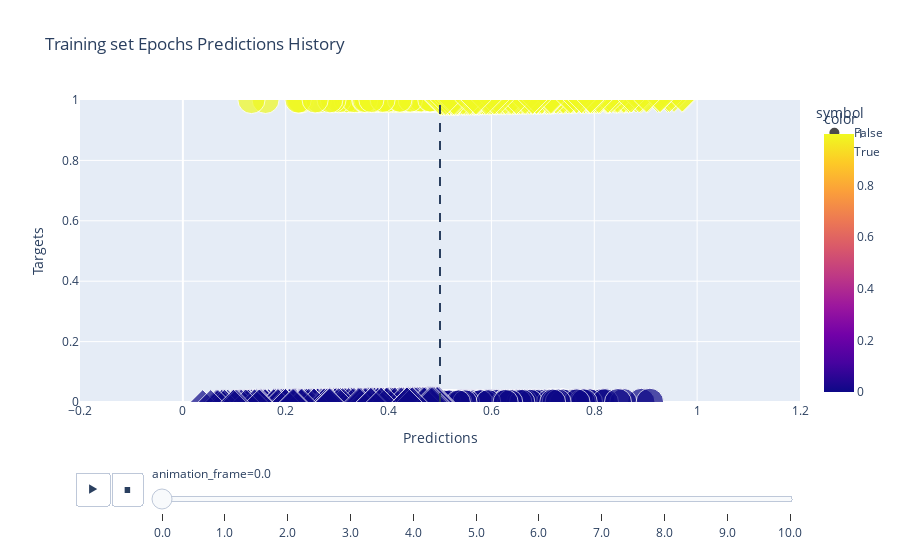
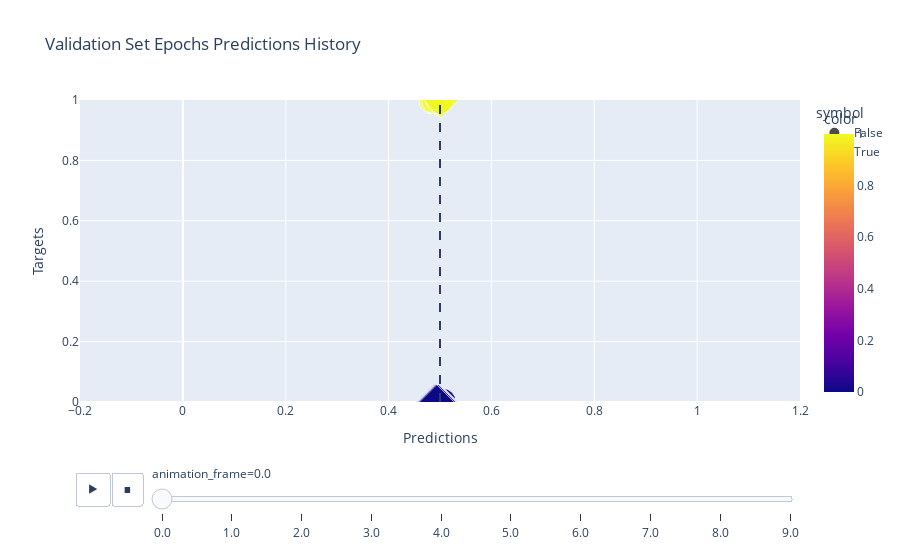

Notebook cell for these charts, in order:
### Code cell
# Training the classification head
mlp_evaluator = train_mlp(model, mlp_evaluator, train_loader, validation_loader, config)

### Figure 1 — Plotly figure (JSON) as saved in the notebook; plotly's stock layout.template omitted (floating-point values rounded to 4 significant figures; data arrays with more than 128 entries replaced by an {"elided": "..."} marker saying what was removed)
{"data": [{"hovertemplate": "symbol=False<br>animation_frame=0.0<br>Predictions=%{x}<br>Targets=%{y}<br>size=%{marker.size}<br>color=%{marker.color}<extra></extra>", "legendgroup": "False", "marker": {"color": {"elided": "295 int values"}, "coloraxis": "coloraxis", "size": {"elided": "295 float values"}, "sizemode": "area", "sizeref": 0.002187, "symbol": "circle"}, "mode": "markers", "name": "False", "orientation": "v", "showlegend": true, "type": "scatter", "x": {"elided": "295 float values"}, "xaxis": "x", "y": {"elided": "295 int values"}, "yaxis": "y"}, {"hovertemplate": "symbol=True<br>animation_frame=0.0<br>Predictions=%{x}<br>Targets=%{y}<br>size=%{marker.size}<br>color=%{marker.color}<extra></extra>", "legendgroup": "True", "marker": {"color": {"elided": "665 int values"}, "coloraxis": "coloraxis", "size": {"elided": "665 float values"}, "sizemode": "area", "sizeref": 0.002187, "symbol": "diamond"}, "mode": "markers", "name": "True", "orientation": "v", "showlegend": true, "type": "scatter", "x": {"elided": "665 float values"}, "xaxis": "x", "y": {"elided": "665 int values"}, "yaxis": "y"}], "layout": {"coloraxis": {"colorbar": {"title": {"text": "color"}}, "colorscale": [[0, "#0d0887"], [0.1111, "#46039f"], [0.2222, "#7201a8"], [0.3333, "#9c179e"], [0.4444, "#bd3786"], [0.5556, "#d8576b"], [0.6667, "#ed7953"], [0.7778, "#fb9f3a"], [0.8889, "#fdca26"], [1, "#f0f921"]]}, "legend": {"itemsizing": "constant", "title": {"text": "symbol"}, "tracegroupgap": 0}, "shapes": [{"line": {"dash": "dash"}, "type": "line", "x0": 0.5, "x1": 0.5, "xref": "x", "y0": 0, "y1": 1, "yref": "y domain"}], "sliders": [{"active": 0, "currentvalue": {"prefix": "animation_frame="}, "len": 0.9, "pad": {"b": 10, "t": 60}, "steps": [{"args": [["0.0"], {"frame": {"duration": 0, "redraw": false}, "fromcurrent": true, "mode": "immediate", "transition": {"duration": 0, "easing": "linear"}}], "label": "0.0", "method": "animate"}, {"args": [["1.0"], {"frame": {"duration": 0, "redraw": false}, "fromcurrent": true, "mode": "immediate", "transition": {"duration": 0, "easing": "linear"}}], "label": "1.0", "method": "animate"}, {"args": [["2.0"], {"frame": {"duration": 0, "redraw": false}, "fromcurrent": true, "mode": "immediate", "transition": {"duration": 0, "easing": "linear"}}], "label": "2.0", "method": "animate"}, {"args": [["3.0"], {"frame": {"duration": 0, "redraw": false}, "fromcurrent": true, "mode": "immediate", "transition": {"duration": 0, "easing": "linear"}}], "label": "3.0", "method": "animate"}, {"args": [["4.0"], {"frame": {"duration": 0, "redraw": false}, "fromcurrent": true, "mode": "immediate", "transition": {"duration": 0, "easing": "linear"}}], "label": "4.0", "method": "animate"}, {"args": [["5.0"], {"frame": {"duration": 0, "redraw": false}, "fromcurrent": true, "mode": "immediate", "transition": {"duration": 0, "easing": "linear"}}], "label": "5.0", "method": "animate"}, {"args": [["6.0"], {"frame": {"duration": 0, "redraw": false}, "fromcurrent": true, "mode": "immediate", "transition": {"duration": 0, "easing": "linear"}}], "label": "6.0", "method": "animate"}, {"args": [["7.0"], {"frame": {"duration": 0, "redraw": false}, "fromcurrent": true, "mode": "immediate", "transition": {"duration": 0, "easing": "linear"}}], "label": "7.0", "method": "animate"}, {"args": [["8.0"], {"frame": {"duration": 0, "redraw": false}, "fromcurrent": true, "mode": "immediate", "transition": {"duration": 0, "easing": "linear"}}], "label": "8.0", "method": "animate"}, {"args": [["9.0"], {"frame": {"duration": 0, "redraw": false}, "fromcurrent": true, "mode": "immediate", "transition": {"duration": 0, "easing": "linear"}}], "label": "9.0", "method": "animate"}, {"args": [["10.0"], {"frame": {"duration": 0, "redraw": false}, "fromcurrent": true, "mode": "immediate", "transition": {"duration": 0, "easing": "linear"}}], "label": "10.0", "method": "animate"}], "x": 0.1, "xanchor": "left", "y": 0, "yanchor": "top"}], "title": {"text": "Training set Epochs Predictions History"}, "updatemenus": [{"buttons": [{"args": [null, {"frame": {"duration": 500, "redraw": false}, "fromcurrent": true, "mode": "immediate", "transition": {"duration": 500, "easing": "linear"}}], "label": "&#9654;", "method": "animate"}, {"args": [[null], {"frame": {"duration": 0, "redraw": false}, "fromcurrent": true, "mode": "immediate", "transition": {"duration": 0, "easing": "linear"}}], "label": "&#9724;", "method": "animate"}], "direction": "left", "pad": {"r": 10, "t": 70}, "showactive": false, "type": "buttons", "x": 0.1, "xanchor": "right", "y": 0, "yanchor": "top"}], "xaxis": {"anchor": "y", "domain": [0, 1], "range": [-0.2, 1.2], "title": {"text": "Predictions"}}, "yaxis": {"anchor": "x", "domain": [0, 1], "range": [0, 1], "title": {"text": "Targets"}}}}

### Figure 2 — Plotly figure (JSON) as saved in the notebook; plotly's stock layout.template omitted (floating-point values rounded to 4 significant figures)
{"data": [{"customdata": [["I should have ordered a milder dish", "Coughing happens, I ordered the food I wanted and it tasts really nice"], ["My husband doesn't want to spend time with me.", "I can express feeling left out to my husband, and that I would like us to have time to connect later this week. I can have a conversation with him instead of making assumptions about what he's thinking."], ["I'm mad at myself for being careless", "I made a mistake, and mistakes happen to everyone. That doesn't mean I am being careless."], ["I feel horrible about it, I must be a bad parent", "I'm feeling horrible for saying no, but that doesn't necessarily mean I'm a bad parent. I may need to be harsh at times, but there are also times when I'm gentle and kind"], ["I feel like I will never be loved in a romantic way because I am not very pretty", "I feel a lot of shame and anxiety about having an addiction, but that doesn't mean I'm going to go crazy. I know I can get the help I need."], ["I feel like I need to die to be happy.", "There are some things I don't like about myself, but there are also some things I do like about myself. I can focus on those when I feel bad about myself."], ["I am not good enough for him.", "My spouse found a new hobby, I'm happy for him! With this new free time I have, I should find a new hobby as well, maybe there is a game I want to play too."], ["No one cares about me", "If my friends are treating me poorly or ignoring, then maybe they aren't friends that I need to have in my life."], ["I should have been perfect", "I am putting unnecessary pressure on myself. It is not possible for things to be perfect and having unrealistic standards will only make me feel bad about myself"], ["I am not the kind of person that she would like to go out with.", "I don't know what she is looking for in a potential partner. I should like her on the app and see what happens."], ["I will get a bad grade.", "I'm feeling anxious about this assignment. I can use skills to calm myself, try my best on the essay, ask for any appropriate help, and whatever grade I get I will know that I tried my hardest."], ["What am I doing to deserve this?", "I can decide to take or leave their feedback because how I dress is my own expression and may not be for her all the time"], ["My partner thinks I am lazy.", "My partner asked me to make dinner, that does not mean I am lazy."], ["I messed up big time.", "I only scratched the bumper. I can get that fixed easily."], ["They are so wrong and I'm so pissed but I know I can't prove it and they will probably win because they won't ever admit it and I have to do something right NOW! or I might lose my dogs.", "Maybe we can talk to the neighbor to figure out what happened."], ["I should have ordered a milder dish", "I could have ordered something milder, but that might have resulted in a cough as well"], ["My husband doesn't want to spend time with me.", "I spend a lot of time with my partner and maybe he wants some connecting time with a friend. I have a healthy relationship with my partner."], ["I'm mad at myself for being careless", "This mistake doesn't define me or my behavior, I will be more careful next time."], ["I feel horrible about it, I must be a bad parent", "I'm feeling horrible, but a good parent is harsh when they need to be"], ["I feel like I will never be loved in a romantic way because I am not very pretty", "Addiction is challening to overcome, but many people successfully recover. I can focus on what I can control, like getting the help I need."], ["I feel like I need to die to be happy.", "My body does some amazing things. I don't always have to love the way it looks, but I can still be grateful for the things my body does for me."], ["I am not good enough for him.", "My spouse is doing something he really enjoys, I'm glad he is having fun! I will ask him if we can schedule a date later this week to get some quality time together."], ["No one cares about me", "My friends are treating me poorly, but that doesn't mean they don't care about me. They might be struggling and lashing out because of that."], ["I should have been perfect", "I could have been perfect, but rest of the food is still great anyways"], ["I am not the kind of person that she would like to go out with.", "I am assuming that there is nothing about me that would be attractive to her. There are many different parts of what make me who I am.  Everyone has strengths and weaknesses - I am not the only person with some faults."], ["I will get a bad grade.", "I'm having trouble writing this essay but will do my best."], ["What am I doing to deserve this?", "My SO's  opinions of me do not define me"], ["I messed up big time.", "I will drive more carefully next time."], ["They are so wrong and I'm so pissed but I know I can't prove it and they will probably win because they won't ever admit it and I have to do something right NOW! or I might lose my dogs.", "i'm not going to lose my dogs. I can bring them indoors next time."], ["I will get a bad grade.", "I know my partner doesn't think I am lazy, there is probably another reason they asked me to do this."], ["They are so wrong and I'm so pissed but I know I can't prove it and they will probably win because they won't ever admit it and I have to do something right NOW! or I might lose my dogs.", "This mistake doesn't define me or my behavior, I will be more careful next time."], ["They are so wrong and I'm so pissed but I know I can't prove it and they will probably win because they won't ever admit it and I have to do something right NOW! or I might lose my dogs.", "My spouse is doing something he really enjoys, I'm glad he is having fun! I will ask him if we can schedule a date later this week to get some quality time together."]], "hovertemplate": "symbol=False<br>animation_frame=0.0<br>Predictions=%{x}<br>Targets=%{y}<br>size=%{marker.size}<br>thought=%{customdata[0]}<br>reframing=%{customdata[1]}<br>color=%{marker.color}<extra></extra>", "legendgroup": "False", "marker": {"color": [1, 1, 1, 1, 1, 1, 1, 1, 1, 1, 1, 1, 1, 1, 1, 1, 1, 1, 1, 1, 1, 1, 1, 1, 1, 1, 1, 1, 1, 0, 0, 0], "coloraxis": "coloraxis", "size": [0.6266, 0.6283, 0.6281, 0.6304, 0.6287, 0.63, 0.6303, 0.6264, 0.6256, 0.6297, 0.6258, 0.6267, 0.6264, 0.6291, 0.6255, 0.6268, 0.6292, 0.6277, 0.6278, 0.6282, 0.6276, 0.6288, 0.6266, 0.6266, 0.632, 0.6256, 0.6295, 0.6256, 0.6255, 0.6268, 0.6265, 0.6274], "sizemode": "area", "sizeref": 0.001637, "symbol": "circle"}, "mode": "markers", "name": "False", "orientation": "v", "showlegend": true, "type": "scatter", "x": [0.4968, 0.4934, 0.4938, 0.4892, 0.4926, 0.49, 0.4894, 0.4973, 0.4988, 0.4907, 0.4983, 0.4966, 0.4972, 0.4918, 0.4991, 0.4964, 0.4917, 0.4947, 0.4945, 0.4936, 0.4949, 0.4924, 0.4967, 0.4967, 0.486, 0.4987, 0.491, 0.4989, 0.4991, 0.5036, 0.503, 0.5048], "xaxis": "x", "y": [1, 1, 1, 1, 1, 1, 1, 1, 1, 1, 1, 1, 1, 1, 1, 1, 1, 1, 1, 1, 1, 1, 1, 1, 1, 1, 1, 1, 1, 0, 0, 0], "yaxis": "y"}, {"customdata": [["My partner thinks I am lazy.", "I know my partner doesn't think I am lazy, there is probably another reason they asked me to do this."], ["I should have ordered a milder dish", "I can express feeling left out to my husband, and that I would like us to have time to connect later this week. I can have a conversation with him instead of making assumptions about what he's thinking."], ["My husband doesn't want to spend time with me.", "My SO's  opinions of me do not define me"], ["I'm mad at myself for being careless", "My body does some amazing things. I don't always have to love the way it looks, but I can still be grateful for the things my body does for me."], ["I feel horrible about it, I must be a bad parent", "I don't know what she is looking for in a potential partner. I should like her on the app and see what happens."], ["I feel like I will never be loved in a romantic way because I am not very pretty", "I'm having trouble writing this essay but will do my best."], ["I feel like I need to die to be happy.", "I'm feeling anxious about this assignment. I can use skills to calm myself, try my best on the essay, ask for any appropriate help, and whatever grade I get I will know that I tried my hardest."], ["I am not good enough for him.", "Coughing happens, I ordered the food I wanted and it tasts really nice"], ["No one cares about me", "This mistake doesn't define me or my behavior, I will be more careful next time."], ["I should have been perfect", "There are some things I don't like about myself, but there are also some things I do like about myself. I can focus on those when I feel bad about myself."], ["I am not the kind of person that she would like to go out with.", "My spouse found a new hobby, I'm happy for him! With this new free time I have, I should find a new hobby as well, maybe there is a game I want to play too."], ["What am I doing to deserve this?", "I am assuming that there is nothing about me that would be attractive to her. There are many different parts of what make me who I am.  Everyone has strengths and weaknesses - I am not the only person with some faults."], ["My partner thinks I am lazy.", "I feel a lot of shame and anxiety about having an addiction, but that doesn't mean I'm going to go crazy. I know I can get the help I need."], ["I messed up big time.", "I can express feeling left out to my husband, and that I would like us to have time to connect later this week. I can have a conversation with him instead of making assumptions about what he's thinking."], ["I should have ordered a milder dish", "I can decide to take or leave their feedback because how I dress is my own expression and may not be for her all the time"], ["My husband doesn't want to spend time with me.", "I know my partner doesn't think I am lazy, there is probably another reason they asked me to do this."], ["I'm mad at myself for being careless", "I could have ordered something milder, but that might have resulted in a cough as well"], ["I feel horrible about it, I must be a bad parent", "My SO's  opinions of me do not define me"], ["I feel like I will never be loved in a romantic way because I am not very pretty", "Coughing happens, I ordered the food I wanted and it tasts really nice"], ["I feel like I need to die to be happy.", "I feel a lot of shame and anxiety about having an addiction, but that doesn't mean I'm going to go crazy. I know I can get the help I need."], ["I am not good enough for him.", "I'm having trouble writing this essay but will do my best."], ["No one cares about me", "I could have ordered something milder, but that might have resulted in a cough as well"], ["I should have been perfect", "If my friends are treating me poorly or ignoring, then maybe they aren't friends that I need to have in my life."], ["I am not the kind of person that she would like to go out with.", "i'm not going to lose my dogs. I can bring them indoors next time."], ["I will get a bad grade.", "I made a mistake, and mistakes happen to everyone. That doesn't mean I am being careless."], ["What am I doing to deserve this?", "I am putting unnecessary pressure on myself. It is not possible for things to be perfect and having unrealistic standards will only make me feel bad about myself"], ["My partner thinks I am lazy.", "Maybe we can talk to the neighbor to figure out what happened."], ["I messed up big time.", "I spend a lot of time with my partner and maybe he wants some connecting time with a friend. I have a healthy relationship with my partner."]], "hovertemplate": "symbol=True<br>animation_frame=0.0<br>Predictions=%{x}<br>Targets=%{y}<br>size=%{marker.size}<br>thought=%{customdata[0]}<br>reframing=%{customdata[1]}<br>color=%{marker.color}<extra></extra>", "legendgroup": "True", "marker": {"color": [1, 0, 0, 0, 0, 0, 0, 0, 0, 0, 0, 0, 0, 0, 0, 0, 0, 0, 0, 0, 0, 0, 0, 0, 0, 0, 0, 0], "coloraxis": "coloraxis", "size": [0.624, 0.6213, 0.6196, 0.6216, 0.6224, 0.6219, 0.6222, 0.6227, 0.625, 0.6189, 0.6196, 0.6205, 0.6209, 0.6225, 0.6233, 0.6214, 0.6243, 0.6214, 0.623, 0.6201, 0.6216, 0.6237, 0.6216, 0.6219, 0.6237, 0.623, 0.623, 0.6213], "sizemode": "area", "sizeref": 0.001637, "symbol": "diamond"}, "mode": "markers", "name": "True", "orientation": "v", "showlegend": true, "type": "scatter", "x": [0.5019, 0.4927, 0.4892, 0.4931, 0.4949, 0.4938, 0.4943, 0.4954, 0.5, 0.4879, 0.4892, 0.4909, 0.4918, 0.495, 0.4966, 0.4928, 0.4985, 0.4927, 0.496, 0.4903, 0.4931, 0.4974, 0.4932, 0.4939, 0.4974, 0.4961, 0.496, 0.4927], "xaxis": "x", "y": [1, 0, 0, 0, 0, 0, 0, 0, 0, 0, 0, 0, 0, 0, 0, 0, 0, 0, 0, 0, 0, 0, 0, 0, 0, 0, 0, 0], "yaxis": "y"}], "layout": {"coloraxis": {"colorbar": {"title": {"text": "color"}}, "colorscale": [[0, "#0d0887"], [0.1111, "#46039f"], [0.2222, "#7201a8"], [0.3333, "#9c179e"], [0.4444, "#bd3786"], [0.5556, "#d8576b"], [0.6667, "#ed7953"], [0.7778, "#fb9f3a"], [0.8889, "#fdca26"], [1, "#f0f921"]]}, "legend": {"itemsizing": "constant", "title": {"text": "symbol"}, "tracegroupgap": 0}, "shapes": [{"line": {"dash": "dash"}, "type": "line", "x0": 0.5, "x1": 0.5, "xref": "x", "y0": 0, "y1": 1, "yref": "y domain"}], "sliders": [{"active": 0, "currentvalue": {"prefix": "animation_frame="}, "len": 0.9, "pad": {"b": 10, "t": 60}, "steps": [{"args": [["0.0"], {"frame": {"duration": 0, "redraw": false}, "fromcurrent": true, "mode": "immediate", "transition": {"duration": 0, "easing": "linear"}}], "label": "0.0", "method": "animate"}, {"args": [["1.0"], {"frame": {"duration": 0, "redraw": false}, "fromcurrent": true, "mode": "immediate", "transition": {"duration": 0, "easing": "linear"}}], "label": "1.0", "method": "animate"}, {"args": [["2.0"], {"frame": {"duration": 0, "redraw": false}, "fromcurrent": true, "mode": "immediate", "transition": {"duration": 0, "easing": "linear"}}], "label": "2.0", "method": "animate"}, {"args": [["3.0"], {"frame": {"duration": 0, "redraw": false}, "fromcurrent": true, "mode": "immediate", "transition": {"duration": 0, "easing": "linear"}}], "label": "3.0", "method": "animate"}, {"args": [["4.0"], {"frame": {"duration": 0, "redraw": false}, "fromcurrent": true, "mode": "immediate", "transition": {"duration": 0, "easing": "linear"}}], "label": "4.0", "method": "animate"}, {"args": [["5.0"], {"frame": {"duration": 0, "redraw": false}, "fromcurrent": true, "mode": "immediate", "transition": {"duration": 0, "easing": "linear"}}], "label": "5.0", "method": "animate"}, {"args": [["6.0"], {"frame": {"duration": 0, "redraw": false}, "fromcurrent": true, "mode": "immediate", "transition": {"duration": 0, "easing": "linear"}}], "label": "6.0", "method": "animate"}, {"args": [["7.0"], {"frame": {"duration": 0, "redraw": false}, "fromcurrent": true, "mode": "immediate", "transition": {"duration": 0, "easing": "linear"}}], "label": "7.0", "method": "animate"}, {"args": [["8.0"], {"frame": {"duration": 0, "redraw": false}, "fromcurrent": true, "mode": "immediate", "transition": {"duration": 0, "easing": "linear"}}], "label": "8.0", "method": "animate"}, {"args": [["9.0"], {"frame": {"duration": 0, "redraw": false}, "fromcurrent": true, "mode": "immediate", "transition": {"duration": 0, "easing": "linear"}}], "label": "9.0", "method": "animate"}], "x": 0.1, "xanchor": "left", "y": 0, "yanchor": "top"}], "title": {"text": "Validation Set Epochs Predictions History"}, "updatemenus": [{"buttons": [{"args": [null, {"frame": {"duration": 500, "redraw": false}, "fromcurrent": true, "mode": "immediate", "transition": {"duration": 500, "easing": "linear"}}], "label": "&#9654;", "method": "animate"}, {"args": [[null], {"frame": {"duration": 0, "redraw": false}, "fromcurrent": true, "mode": "immediate", "transition": {"duration": 0, "easing": "linear"}}], "label": "&#9724;", "method": "animate"}], "direction": "left", "pad": {"r": 10, "t": 70}, "showactive": false, "type": "buttons", "x": 0.1, "xanchor": "right", "y": 0, "yanchor": "top"}], "xaxis": {"anchor": "y", "domain": [0, 1], "range": [-0.2, 1.2], "title": {"text": "Predictions"}}, "yaxis": {"anchor": "x", "domain": [0, 1], "range": [0, 1], "title": {"text": "Targets"}}}}
